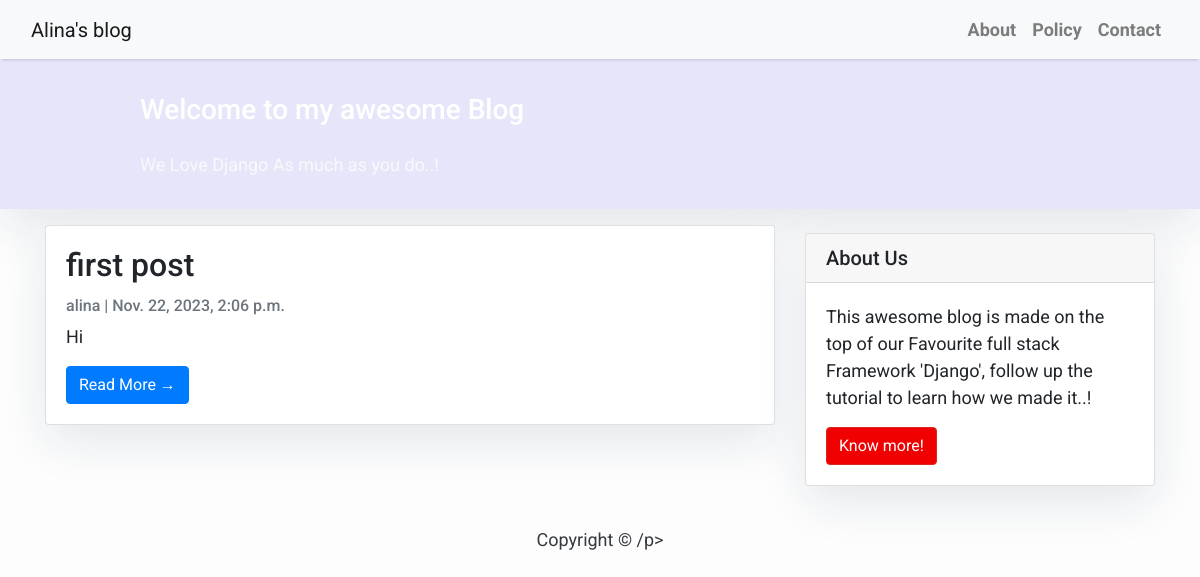
The app's page /, older data.
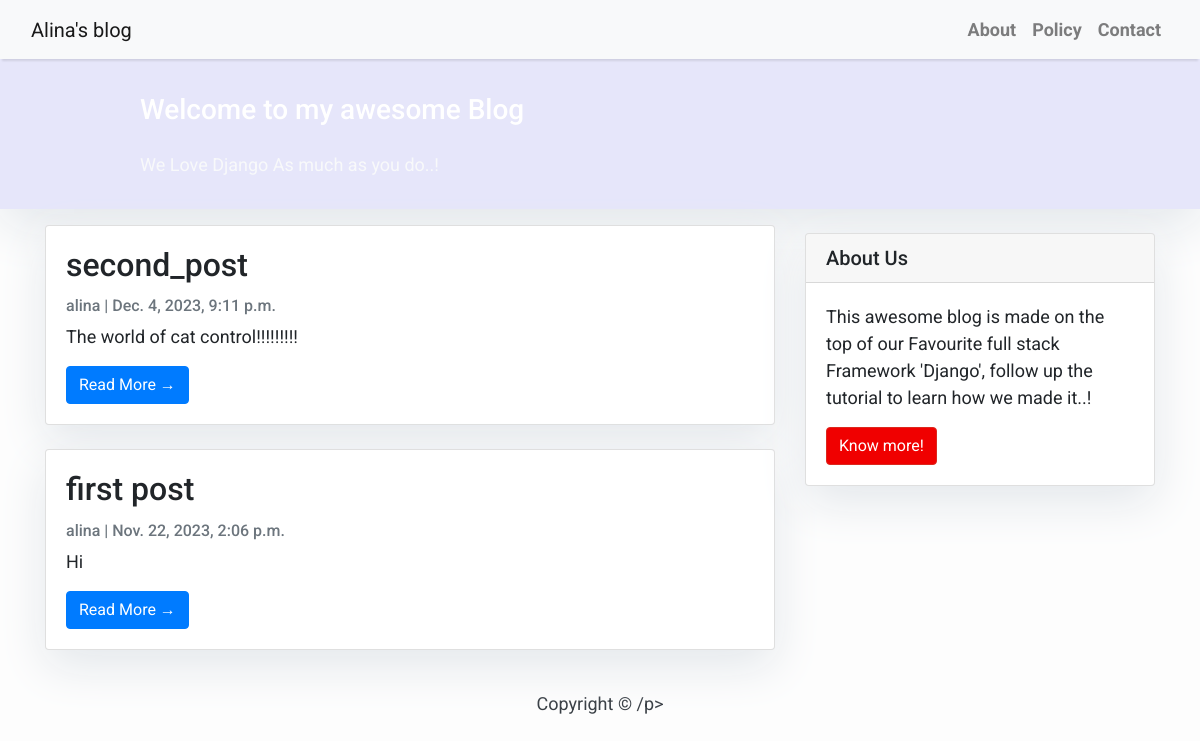
The same page, newer data.
### blog/models.py (models this page shows, shortened)
class Post(models.Model):
    title = models.CharField(max_length=200, unique=True)
    slug = models.SlugField(max_length=200, unique=True)
    author = models.ForeignKey(User, on_delete= models.CASCADE,related_name='blog_posts')
    updated_on = models.DateTimeField(auto_now= True)
    content = models.TextField()
    created_on = models.DateTimeField(auto_now_add=True)
    status = models.IntegerField(choices=STATUS, default=0)
    class Meta:
        ordering = ['-created_on']

### blog/views.py (the view)
# urls.py: path('', views.PostList.as_view(), name='home'),
class PostList(generic.ListView):
    queryset = Post.objects.filter(status=1).order_by('-created_on')
    template_name = 'index.html'

### templates/index.html (shortened to what this page needs)
{% extends "base.html" %}
{% block content %}
<header class="masthead">
    <div class="container">
        <div class="row">
            <div class=" col-md-8 col-md-10 mx-auto">
                <div class="site-heading">
                    <h3 class=" site-heading my-4 mt-3 text-white"> Welcome to my awesome Blog </h3>
                    <p class="text-light">We Love Django As much as you do..! &nbsp
                    </p>
                </div>
            </div>
        </div>
    </div>
</header>
<div class="container">
    <div class="row">
        <div class="col-md-8 mt-3 left">
            {% for post in post_list %}
            <div class="card mb-4">
                <div class="card-body">
                    <h2 class="card-title">{{ post.title }}</h2>
                    <p class="card-text text-muted h6">{{ post.author }} | {{ post.created_on}} </p>
                    <p class="card-text">{{post.content|slice:":200" }}</p>
                    <a href="{% url 'post_detail' post.slug  %}" class="btn btn-primary">Read More &rarr;</a>
                </div>
            </div>
            {% endfor %}
        </div>
        {% block sidebar %} {% include 'sidebar.html' %} {% endblock sidebar %}
    </div>
</div>
{%endblock%}

### templates/base.html (shortened to what this page needs)
<!DOCTYPE html>
<html>
    <head>
        <link rel="stylesheet" href="https://maxcdn.bootstrapcdn.com/bootstrap/4.0.0/css/bootstrap.min.css"
 />
    </head>
    <body>
        <nav class="navbar navbar-expand-lg navbar-light bg-light shadow" id="mainNav">
            <div class="container-fluid">
                <a class="navbar-brand" href="{% url 'home' %}">Alina's blog</a>
                <div class="collapse navbar-collapse" id="navbarResponsive">
                    <ul class="navbar-nav ml-auto">
                        <li class="nav-item text-black">
                            <a class="nav-link text-black font-weight-bold" href="#">About</a>
                        </li>
                        <li class="nav-item text-black">
                            <a class="nav-link text-black font-weight-bold" href="#">Policy</a>
                        </li>
                        <li class="nav-item text-black">
                            <a class="nav-link text-black font-weight-bold" href="#">Contact</a>
                        </li>
                    </ul>
                </div>
            </div>
        </nav>
        {% block content %}{% endblock content %}
        <footer class="py-3 bg-grey">
            <p class="m-0 text-dark text-center ">Copyright &copy; /p>
        </footer>
    </body>
</html>

### templates/sidebar.html (shortened to what this page needs)
{% block sidebar %}
<div class="col-md-4 float-right ">
    <div class="card my-4">
            <h5 class="card-header">About Us</h5>
        <div class="card-body">
            <p class="card-text"> This awesome blog is made on the top of our Favourite full stack Framework 'Django', follow up the tutorial to learn how we made it..!</p>
            <a href="https://djangocentral.com/building-a-blog-application-with-django"
            class="btn btn-danger">Know more!</a>
        </div>
    </div>
</div>
{% endblock sidebar %}

### templates/base.html (style rules this page uses)
body { font-family: "Roboto", sans-serif; font-size: 17px; background-color: #fdfdfd; }
.shadow { box-shadow: 0 4px 2px -2px rgba(0, 0, 0, 0.1); }
.btn-danger { color: #fff; background-color: #f00000; border-color: #dc281e; }
.masthead { background: #E6E6FA; height: auto; padding-bottom: 15px; box-shadow: 0 16px 48px #E3E7EB; padding-top: 10px; }

### templates/index.html (style rules this page uses)
body { font-family: "Roboto", sans-serif; font-size: 18px; background-color: #fdfdfd; }
.card { box-shadow: 0 16px 48px #E3E7EB; }

### templates/sidebar.html (style rules this page uses)
.card { box-shadow: 0 16px 48px #E3E7EB; }

Row changes from the older to the newer data that the page shows:
added Post: title "second_post", author "alina", created_on "Dec. 4, 2023, 9:11 p.m.", content "The world of cat control!!!!!!!!!"
